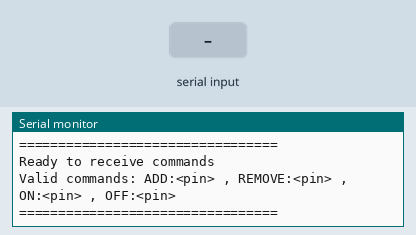
Recording of a sketch running on a simulated Arduino Uno, built with avr-gcc and run on an emulated ATmega328P. Shown: the last lines printed to the serial monitor. The inputs (shaded band) are chosen by the test bench.

Above: at 1.3 s.
1.4 s: "ADD:1\n" received over Serial
At 2.3 s:
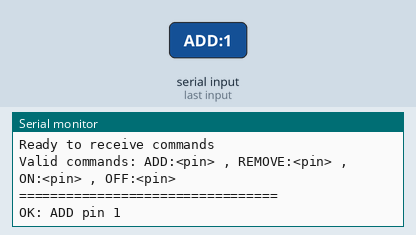
2.9 s: "REMOVE:1\n" received over Serial
At 3.5 s:
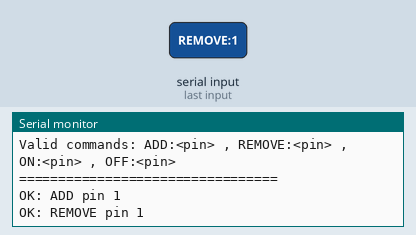
4.4 s: "REMOVE:150\n" received over Serial
At 4.7 s:
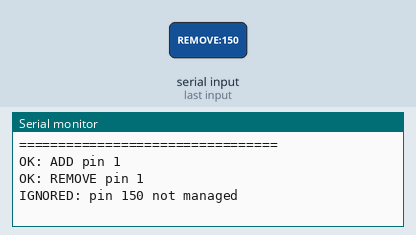
5.9 s: "ON:1\n" received over Serial
At 6.2 s:
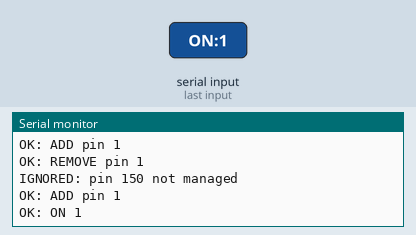
7.4 s: "OFF:1\n" received over Serial
At 8.0 s:
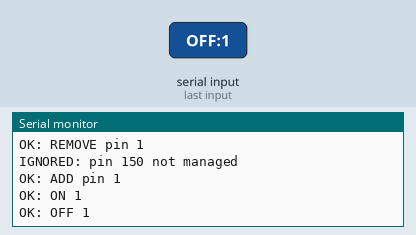
8.9 s: "ADD\n" received over Serial
At 10.3 s:
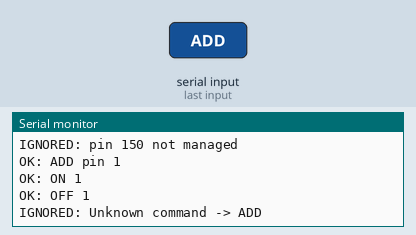

The sketch:

Ring_light_WiFi_Arduino_CODE.ino
```cpp
/*
  ==========================================================
   Smart Relay Controller v3.0 - Arduino (receives commands
   from the ESP8266 over Serial)
  ==========================================================
  Command protocol (action + pin number):
    ADD:<pin>     -> sets the pin as OUTPUT and turns it off
                     (used when a new button is added)
    REMOVE:<pin>  -> releases the pin back to INPUT
                     (used when a button is deleted)
    ON:<pin>      -> turns the relay wired to this pin ON
    OFF:<pin>     -> turns the relay wired to this pin OFF

  If an ON or OFF command arrives for a pin that hasn't been
  set up yet, it is auto-configured on the fly, so nothing
  breaks if the two boards get out of sync after a restart.
  ==========================================================
*/

const int MAX_RELAYS = 12;

struct ManagedPin {
  int pin;
  bool active; // whether this pin is currently registered as a relay
};

ManagedPin managed[MAX_RELAYS];
int managedCount = 0;

String buffer = "";

// --------- Helper functions for managing the pin list ---------
int findManagedIndex(int pin) {
  for (int i = 0; i < managedCount; i++) {
    if (managed[i].pin == pin) return i;
  }
  return -1;
}

void setupPin(int pin) {
  int idx = findManagedIndex(pin);
  if (idx == -1) {
    if (managedCount >= MAX_RELAYS) {
      Serial.println("ERROR: MAX_RELAYS reached");
      return;
    }
    managed[managedCount].pin = pin;
    managed[managedCount].active = true;
    managedCount++;
  }
  pinMode(pin, OUTPUT);
  digitalWrite(pin, LOW);
  Serial.println("OK: ADD pin " + String(pin));
}

void removePin(int pin) {
  int idx = findManagedIndex(pin);
  if (idx != -1) {
    digitalWrite(pin, LOW);
    pinMode(pin, INPUT);
    // remove this entry from the array (shift the rest down)
    for (int i = idx; i < managedCount - 1; i++) {
      managed[i] = managed[i + 1];
    }
    managedCount--;
    Serial.println("OK: REMOVE pin " + String(pin));
  } else {
    Serial.println("IGNORED: pin " + String(pin) + " not managed");
  }
}

void setRelay(int pin, bool on) {
  if (findManagedIndex(pin) == -1) {
    // not registered yet? auto-configure it so the command isn't lost
    setupPin(pin);
  }
  digitalWrite(pin, on ? HIGH : LOW);
  Serial.println(String("OK: ") + (on ? "ON " : "OFF ") + String(pin));
}

// --------- Executes a received command ---------
void executeCommand(String cmd) {
  cmd.trim();
  if (cmd.length() == 0) return;

  int sep = cmd.indexOf(':');
  if (sep == -1) {
    Serial.println("IGNORED: Unknown command -> " + cmd);
    return;
  }

  String action = cmd.substring(0, sep);
  int pin = cmd.substring(sep + 1).toInt();

  if (action == "ADD") {
    setupPin(pin);
  } else if (action == "REMOVE") {
    removePin(pin);
  } else if (action == "ON") {
    setRelay(pin, true);
  } else if (action == "OFF") {
    setRelay(pin, false);
  } else {
    Serial.print("IGNORED: Unknown command -> ");
    Serial.println(cmd);
  }
}

void setup() {
  Serial.begin(9600);

  Serial.println("=================================");
  Serial.println("   SMART RELAY CONTROLLER v3.0");
  Serial.println("=================================");
  Serial.println("Ready to receive commands");
  Serial.println("Valid commands: ADD:<pin> , REMOVE:<pin> , ON:<pin> , OFF:<pin>");
  Serial.println("=================================");
}

void loop() {
  while (Serial.available() > 0) {
    char c = Serial.read();

    if (c == '\n') {
      executeCommand(buffer);
      buffer = "";
    } else if (c != '\r') {
      buffer += c;
    }
  }
}
```

Measured:
- after the input at 1.4 s, the serial monitor: prints a new line at once (image 1)
- after the input at 2.9 s, the serial monitor: prints a new line at once (image 2)
- after the input at 4.4 s, the serial monitor: prints a new line at once (image 3)
- after the input at 5.9 s, the serial monitor: prints a new line at once (image 4)
- after the input at 7.4 s, the serial monitor: prints a new line at once (image 5)
- after the input at 8.9 s, the serial monitor: prints a new line at once (image 6)
